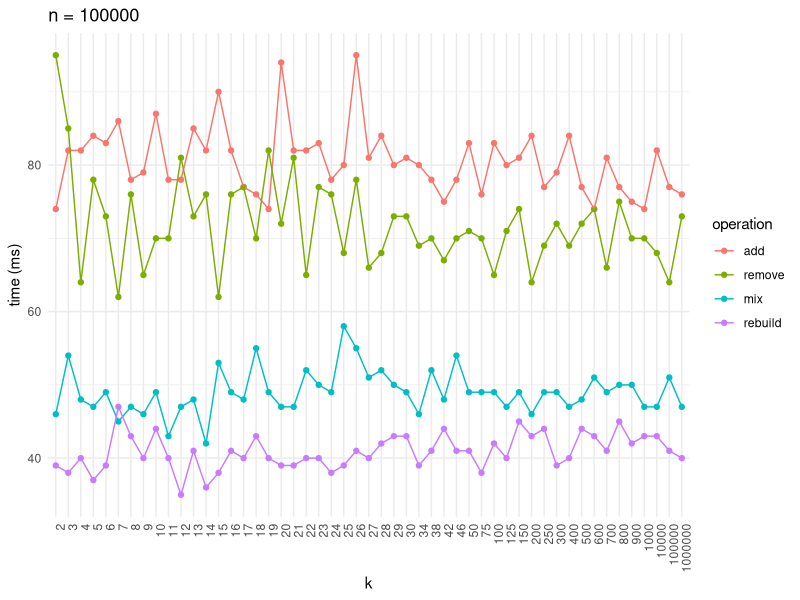

The R script that drew this image:
library(ggplot2)
library(dplyr)

data <- read.csv("benchmark_rainbow.csv", sep = ";")

# plot data
plot_data <- data
plot_data$k <- as.factor(data$k)
plot_data$operation <- factor(data$operation, labels = c("add", "remove", "mix", "rebuild"))

my_plot <- ggplot(plot_data, aes(x = k, y = time, color = as.factor(operation), group = operation)) +
  geom_point() +
  geom_line() +
  labs(
    x = "k",
    y = "time (ms)",
    title = paste("n", "=" , data$n[1]) ,
    color = "operation"
  ) +
  theme_minimal() +
  theme(axis.text.x = element_text(angle = 90, hjust = 1))


print(my_plot)

# get most efficient k
sum_times_table <- data %>%
  group_by(k) %>%
  summarise(sum_times = sum(time))

best_k_table <- sum_times_table %>% filter(sum_times == min(sum_times))
best_k <- best_k_table$k
best_sum_times <- best_k_table$sum_times

print(paste(best_k, "with sum of times:", best_sum_times, "ms"))